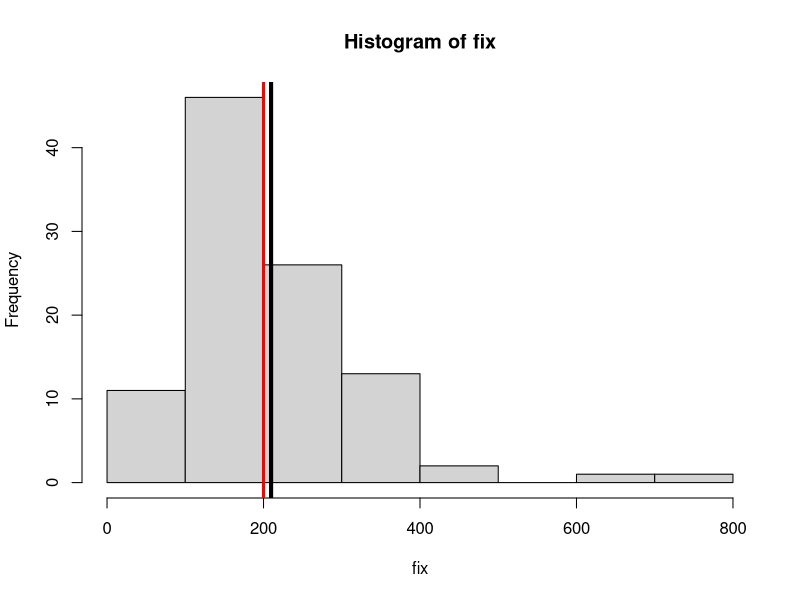

Generate this figure with R:
# How long til fixation of a mutant at 1/2N

dat <- seq(1:100)
t <- 1

while ( var(dat) != 0) {
  dat <- sample(dat, replace=TRUE)
  t <- t+1
}
print(t)


# Agore repetindo 100 vezes e armazenando
fix <- numeric(100)

for(i in 1:100) {
  
  dat <- seq(1:100)
  t <- 1
  
  while ( var(dat) != 0) {
    dat <- sample(dat, replace=TRUE)
    t <- t+1
  }
  fix[i] <- t
}

hist(fix); abline(v=mean(fix), lwd=4); abline(v=2*length(dat), col="red", lwd=3)
